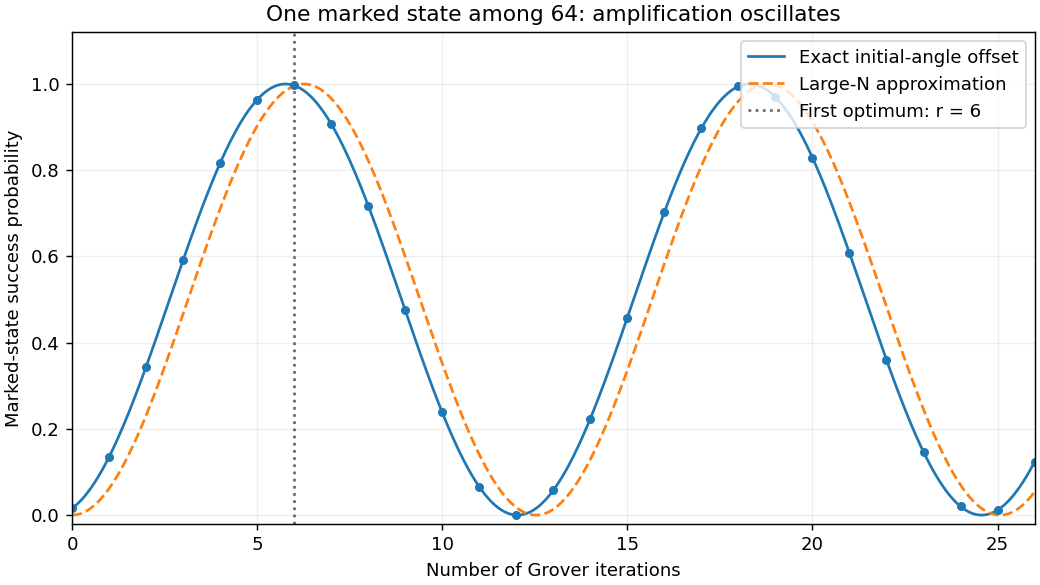

Generate this figure with Python:
"""Show the exact success law and the large-search-space approximation."""
from pathlib import Path

import matplotlib.pyplot as plt
import numpy as np


def main():
    n_items = 64
    angle = np.arcsin(n_items**-.5)
    r = np.arange(0, 27)
    continuous = np.linspace(0, 26, 600)
    optimum = int(np.floor(np.pi/(4*angle)))
    fig, ax = plt.subplots(figsize=(8, 4.5), layout="constrained")
    ax.plot(continuous, np.sin((2*continuous+1)*angle)**2, color="tab:blue", label="Exact initial-angle offset")
    ax.plot(continuous, np.sin(2*continuous*angle)**2, ls="--", color="tab:orange", label="Large-N approximation")
    ax.plot(r, np.sin((2*r+1)*angle)**2, "o", ms=4, color="tab:blue")
    ax.axvline(optimum, color="0.4", ls=":", label=f"First optimum: r = {optimum}")
    ax.set(xlabel="Number of Grover iterations", ylabel="Marked-state success probability",
           title="One marked state among 64: amplification oscillates", xlim=(0, 26), ylim=(-.02, 1.12))
    ax.legend(loc="upper right"); ax.grid(alpha=.2)
    fig.savefig(Path(__file__).with_suffix(".png").name, dpi=130, facecolor="white")
    plt.close(fig)


if __name__ == "__main__":
    main()
